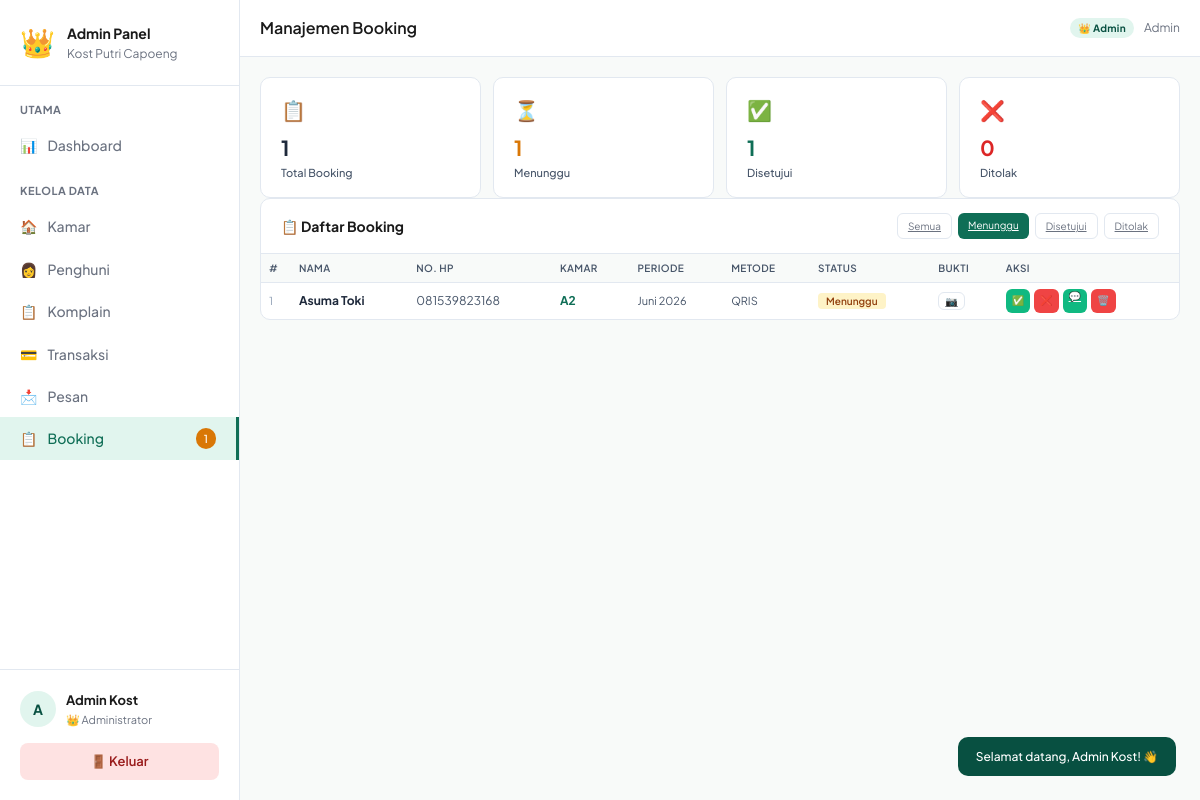
Page /admin.php?page=booking&status=menunggu (signed in) on the committed database.
### tables this page shows
CREATE TABLE `tb_booking` (
  `id` int NOT NULL,
  `nama` varchar(100) NOT NULL,
  `no_hp` varchar(20) NOT NULL,
  `kamar_nama` varchar(50) NOT NULL,
  `kamar_harga` int NOT NULL,
  `periode` varchar(30) NOT NULL,
  `metode` varchar(50) DEFAULT NULL,
  `bukti` varchar(255) DEFAULT NULL,
  `status` enum('menunggu','disetujui','ditolak') DEFAULT 'menunggu',
  `created_at` datetime DEFAULT CURRENT_TIMESTAMP
);

### admin.php (called while the page is built, shortened)
<?php
$page = $_GET['page'] ?? 'dashboard';
$page_map = [
    'dashboard'  => ['file' => 'admin/page/dashboard.php',  'title' => 'Dashboard'],
    'kamar'      => ['file' => 'admin/page/kamar.php',      'title' => 'Kelola Kamar'],
    'penghuni'   => ['file' => 'admin/page/penghuni.php',   'title' => 'Data Penghuni'],
    'komplain'   => ['file' => 'admin/page/komplain.php',   'title' => 'Manajemen Komplain'],
    'transaksi'  => ['file' => 'admin/page/transaksi.php',  'title' => 'Manajemen Transaksi'],
    'pesan'      => ['file' => 'admin/page/pesan.php',      'title' => 'Manajemen Pesan'],
    'booking'    => ['file' => 'admin/page/booking.php',    'title' => 'Manajemen Booking'],
];
include 'admin/header.php';
include $page_map[$page]['file'];
include 'admin/footer.php';

### admin/page/booking.php (the view, shortened to what this page needs)
<?php
$db = getDB();
if ($db) {
    $result = $db->query("SELECT * FROM tb_booking ORDER BY id DESC");
    $booking_list = [];
    while ($row = $result->fetch_assoc()) $booking_list[] = $row;
} else {
    $booking_list = $_SESSION['demo_booking'] ?? [];
}
$total_menunggu = count(array_filter($booking_list ?? [], fn($b) => $b['status'] === 'menunggu'));
$total_disetujui = count(array_filter($booking_list ?? [], fn($b) => $b['status'] === 'disetujui'));
$total_ditolak = count(array_filter($booking_list ?? [], fn($b) => $b['status'] === 'ditolak'));
$filter_status = $_GET['status'] ?? 'semua';
if ($filter_status !== 'semua') {
    $booking_list = array_filter($booking_list, fn($b) => $b['status'] === $filter_status);
}
?>
<div class="admin-stats-grid" style="grid-template-columns:repeat(4,1fr);">
  <div class="admin-stat-card">
    <div class="admin-stat-icon">📋</div>
    <div class="admin-stat-val" style="color:#1e293b;"><?= count($booking_list) ?></div>
    <div class="admin-stat-lbl">Total Booking</div>
  </div>
  <div class="admin-stat-card">
    <div class="admin-stat-icon">⏳</div>
    <div class="admin-stat-val" style="color:#d97706;"><?= $total_menunggu ?></div>
    <div class="admin-stat-lbl">Menunggu</div>
  </div>
  <div class="admin-stat-card">
    <div class="admin-stat-icon">✅</div>
    <div class="admin-stat-val" style="color:#0F6E56;"><?= $total_disetujui ?></div>
    <div class="admin-stat-lbl">Disetujui</div>
  </div>
  <div class="admin-stat-card">
    <div class="admin-stat-icon">❌</div>
    <div class="admin-stat-val" style="color:#dc2626;"><?= $total_ditolak ?></div>
    <div class="admin-stat-lbl">Ditolak</div>
  </div>
</div>
<div class="admin-card">
  <div class="admin-card-header">
    <span class="admin-card-title">📋 Daftar Booking</span>
    <div style="display:flex;gap:6px;flex-wrap:wrap;">
      <?php foreach(['semua'=>'Semua','menunggu'=>'Menunggu','disetujui'=>'Disetujui','ditolak'=>'Ditolak'] as $v=>$l): ?>
      <a href="admin.php?page=booking&status=<?= $v ?>"
         class="admin-btn admin-btn-sm <?= $filter_status===$v?'admin-btn-primary':'admin-btn-outline' ?>"><?= $l ?></a>
      <?php endforeach; ?>
    </div>
  </div>
  <?php if(empty($booking_list)): ?>
  <div class="admin-empty">
    <span class="admin-empty-icon">📭</span>
    Belum ada booking
  </div>
  <?php else: ?>
  <div class="admin-table-wrap">
    <table class="admin-table admin-table-transaksi">
      <thead>
        <tr>
          <th style="color:#475569;width:30px;">#</th>
          <th style="color:#475569;">Nama</th>
          <th style="color:#475569;">No. HP</th>
          <th style="color:#475569;">Kamar</th>
          <th style="color:#475569;">Periode</th>
          <th style="color:#475569;">Metode</th>
          <th style="color:#475569;">Status</th>
          <th style="color:#475569;">Bukti</th>
          <th style="color:#475569;min-width:120px;">Aksi</th>
        </tr>
      </thead>
      <tbody>
      <?php
      $no = 1;
      foreach($booking_list as $b):
        $bg_status = $b['status'] === 'menunggu' ? '#fef3c7' : ($b['status'] === 'disetujui' ? '#dcfce7' : '#fee2e2');
        $color_status = $b['status'] === 'menunggu' ? '#92400e' : ($b['status'] === 'disetujui' ? '#166534' : '#991b1b');
        $label_status = $b['status'] === 'menunggu' ? 'Menunggu' : ($b['status'] === 'disetujui' ? '✅ Disetujui' : '❌ Ditolak');
      ?>
      <tr>
        <td style="color:#94a3b8;font-size:11px;"><?= $no++ ?></td>
        <td style="font-weight:700;color:#1e293b;"><?= htmlspecialchars($b['nama']) ?></td>
        <td style="color:#475569;font-size:12px;"><?= htmlspecialchars($b['no_hp']) ?></td>
        <td style="font-weight:700;color:#0F6E56;"><?= htmlspecialchars($b['kamar_nama']) ?></td>
        <td style="color:#475569;font-size:11px;"><?= htmlspecialchars($b['periode']) ?></td>
        <td style="color:#475569;font-size:11px;"><?= htmlspecialchars($b['metode']) ?></td>
        <td>
          <span style="background:<?= $bg_status ?>;padding:2px 8px;border-radius:4px;font-size:10px;font-weight:600;color:<?= $color_status ?>;">
            <?= $label_status ?>
          </span>
        </td>
        <td>
          <?php if ($b['bukti']): ?>
            <a href="uploads/pembayaran/<?= $b['bukti'] ?>" target="_blank" class="admin-btn admin-btn-outline admin-btn-sm">📷</a>
          <?php else: ?>
            <span style="color:#94a3b8;">-</span>
          <?php endif; ?>
        </td>
        <td>
          <div style="display:flex;gap:4px;flex-wrap:wrap;">
            <?php if ($b['status'] === 'menunggu'): ?>
              <form method="post" style="display:inline;">
                <button type="submit" class="admin-btn admin-btn-success admin-btn-sm" title="Setujui">✅</button>
              </form>
              <form method="post" style="display:inline;">
                <button type="submit" class="admin-btn admin-btn-danger admin-btn-sm" title="Tolak">❌</button>
              </form>
            <?php endif; ?>
            <a href="https://wa.me/<?= preg_replace('/[^0-9]/', '', $b['no_hp']) ?>?text=Halo%20<?= urlencode($b['nama']) ?>%2C%20saya%20dari%20Kost%20Putri%20Capoeng.%20Booking%20kamar%20<?= urlencode($b['kamar_nama']) ?>%20Anda%20sedang%20kami%20proses."
               target="_blank" class="admin-btn admin-btn-success admin-btn-sm" title="Hubungi WA">💬</a>
            <form method="post" style="display:inline;" onsubmit="return confirm('Hapus booking ini?')">
              <button type="submit" class="admin-btn admin-btn-danger admin-btn-sm">🗑️</button>
            </form>
          </div>
        </td>
      </tr>
      <?php endforeach; ?>
      </tbody>
    </table>
  </div>
  <?php endif; ?>
</div>

### style.css (style rules this page uses)
*, *::before, *::after { box-sizing: border-box; margin: 0; padding: 0; }
:root { --teal: #0F6E56; --teal-light: #E1F5EE; --teal-mid: #1D9E75; --teal-dark: #085041; --teal-xlight: #f0fdf9; --amber: #EF9F27; --amber-light: #FAEEDA; --coral: #D85A30; --coral-light: #FAECE7; --text: #1a1a1a; --text-muted: #475569; --text-light: #94a3b8; --border: #e2e8f0; --bg: #f8faf9; --white: #ffffff; --radius-sm: 6px; --radius-md: 10px; --radius-lg: 16px; --shadow-sm: 0 1px 3px rgba(0,0,0,0.05); --shadow-md: 0 2px 12px rgba(0,0,0,0.06); --shadow-lg: 0 4px 24px rgba(0,0,0,0.08); --sidebar-w: 230px; --gap: 1.25rem; --card-padding: 1.25rem; }
html { scroll-behavior: smooth; }
body { font-family: 'Plus Jakarta Sans', 'Segoe UI', sans-serif; color: var(--text); background: var(--bg); font-size: 14px; line-height: 1.6; }
table { width: 100%; border-collapse: collapse; font-size: 13px; }
th { text-align: left; padding: 8px 12px; font-size: 10px; font-weight: 600; color: var(--text-muted); letter-spacing: 0.4px; text-transform: uppercase; border-bottom: 1.5px solid var(--border); background: var(--bg); }
td { padding: 9px 12px; border-bottom: 1px solid var(--border); vertical-align: middle; color: #1a1a1a; }
tr:last-child td { border-bottom: none; }

### admin.css (style rules this page uses)
:root { --teal: #0F6E56; --teal-light: #E1F5EE; --teal-dark: #085041; --text: #1a1a1a; --text-muted: #6b7280; --border: #e2e8f0; --bg: #f8faf9; --white: #ffffff; --gap: 1.25rem; --radius-sm: 6px; --radius-md: 10px; --radius-lg: 14px; --shadow-sm: 0 1px 3px rgba(0,0,0,0.04); --shadow-md: 0 2px 12px rgba(0,0,0,0.06); }
body { background: #f8fafc; color: #1a1a1a; margin: 0; font-family: 'Plus Jakarta Sans', sans-serif; }
.admin-body { background: var(--bg); color: var(--text); }
.admin-card { background: #ffffff; border: 1px solid var(--border); border-radius: var(--radius-md); padding: 0; overflow: hidden; transition: all 0.2s ease; }
.admin-card-header { padding: 0.85rem 1.25rem; border-bottom: 1px solid var(--border); display: flex; justify-content: space-between; align-items: center; flex-wrap: wrap; gap: 0.5rem; }
.admin-card-title { font-weight: 700; font-size: 14px; color: #1a1a1a; }
.admin-stat-card { background: #ffffff; border: 1px solid var(--border); border-radius: var(--radius-md); padding: 1rem 1.25rem; transition: all 0.2s ease; }
.admin-stat-val { font-size: 1.3rem; font-weight: 700; color: #1a1a1a; }
.admin-stat-lbl { font-size: 11px; color: #475569; font-weight: 500; }
.admin-stat-icon { font-size: 20px; margin-bottom: 5px; }
.admin-stats-grid { display: grid; grid-template-columns: repeat(auto-fill, minmax(170px, 1fr)); gap: 0.75rem; }
.admin-table { width: 100%; border-collapse: collapse; }
.admin-table th { background: var(--bg); color: #475569; font-size: 10px; text-transform: uppercase; padding: 8px 10px; }
.admin-table td { padding: 8px 10px; border-bottom: 1px solid var(--border); color: #1a1a1a; font-size: 12px; }
.admin-table-transaksi th, .admin-table-transaksi td { padding: 6px 8px; font-size: 12px; vertical-align: middle; }
.admin-table-transaksi th { font-size: 10px; white-space: nowrap; color: #475569; }
.admin-table-transaksi td .admin-btn-sm { padding: 2px 6px; font-size: 10px; height: 24px; line-height: 1; }
.admin-btn-primary { background: var(--teal); color: white; border: none; padding: 8px 16px; border-radius: 6px; cursor: pointer; transition: 0.15s ease; }
.admin-btn-outline { border: 1px solid var(--border); color: var(--text-muted); background: transparent; padding: 8px 16px; border-radius: 6px; cursor: pointer; transition: 0.15s ease; }
.admin-btn-sm { padding: 4px 10px; font-size: 10px; border-radius: 6px; }
.admin-btn-success { background: #10b981; color: white; border: none; padding: 8px 16px; border-radius: 6px; cursor: pointer; transition: 0.15s ease; }
.admin-btn-danger { background: #ef4444; color: white; border: none; padding: 8px 16px; border-radius: 6px; cursor: pointer; transition: 0.15s ease; }

### rows in the picture
tb_booking: nama "Asuma Toki", no_hp "081539823168", kamar_nama "A2", periode "Juni 2026", metode "QRIS", status "Menunggu"

### other values in the picture
$booking_baru "1"
substr($_SESSION['user_nama'] ?? 'A', 0, 1) "A"
$_SESSION['user_nama'] "Admin Kost"
$pageTitle "Manajemen Booking"
explode(' ', $_SESSION['user_nama'] ?? 'Admin')[0] "Admin"
count($booking_list) "1"
$total_menunggu "1"
$total_disetujui "1"
$total_ditolak "0"
$l "Semua"
$l "Menunggu"
$l "Disetujui"
$l "Ditolak"
